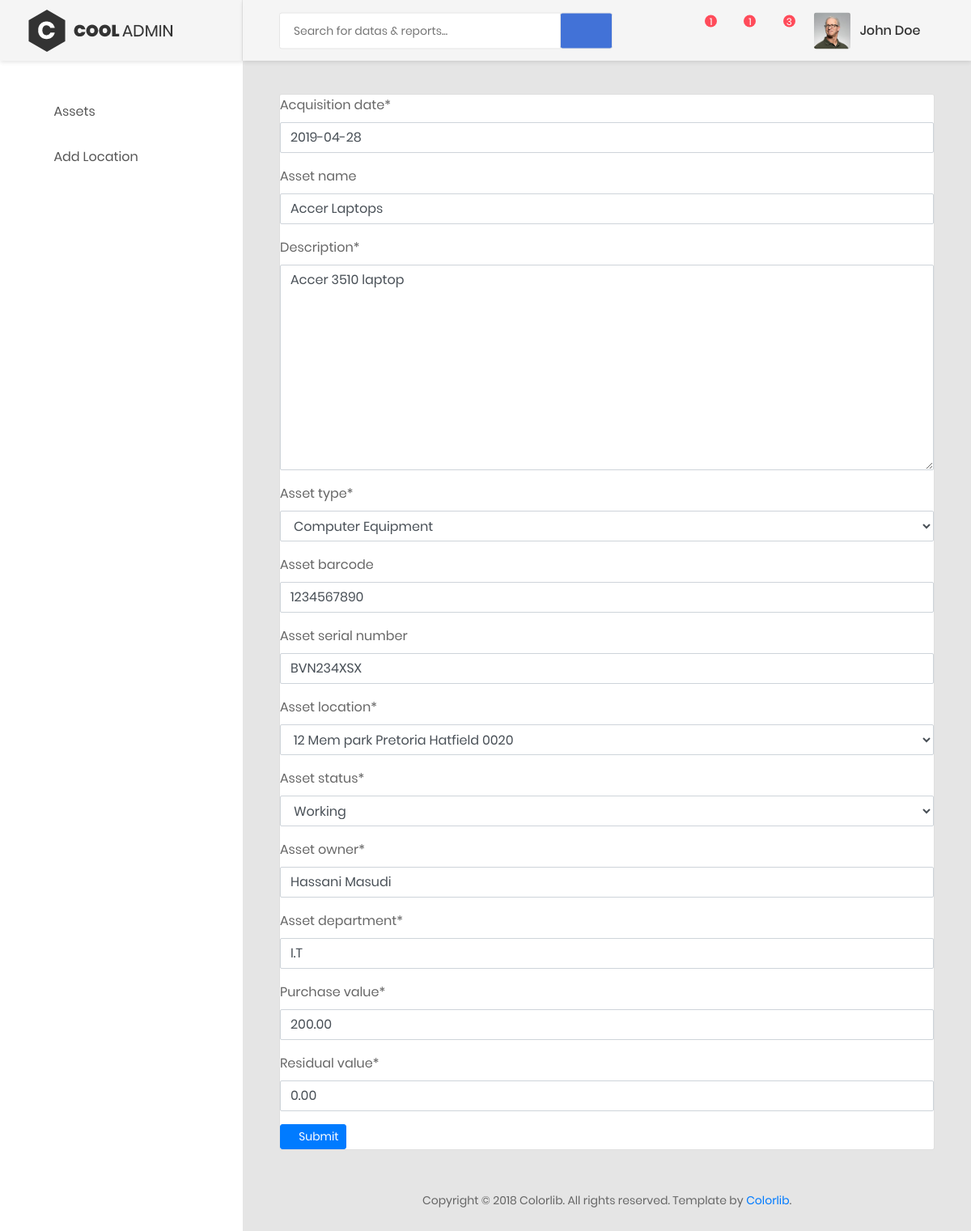
Screenshot of /weblog/asset/1/ with the database file from the repository.
### AMS/models.py (models this page shows, shortened)
class Asset(models.Model):
    ASSET_CHOICES = (
            ('Automobile',   'Automobile'),
            ('AV Equipment', 'AV Equipment'),
            ('Computer Equipment',  'Computer Equipment'),
            ('Office Furniture & Stationary', 'Office Furniture & Stationary'),
        )
    STATUS_CHOICES = (
            ('Working', 'Working'),
            ('Disabled', 'Disabled'),
    )
    Depreciation = (
        ('Straight Line', 'Straight Line'),
        ('Double-Declining Balance', 'Double-Declining Balance'),
        ('Sum of Years', 'Sum of Years'),
    )
    asset_id= models.AutoField(primary_key=True)
    acquisition_date = models.DateField(default=datetime.date.today)
    asset_name =  models.CharField(max_length=50, blank=True, )
    description = models.TextField(max_length=2000)
    asset_type = models.CharField(choices=ASSET_CHOICES, max_length=30)
    asset_barcode = models.CharField(max_length=30, blank=True, )
    asset_serial_number = models.CharField(max_length=80, blank=True, )
    asset_location = models.ForeignKey("Location", on_delete=models.PROTECT)
    asset_status = models.CharField(choices=STATUS_CHOICES, max_length=10)
    asset_owner = models.CharField(max_length=50)
    asset_department = models.CharField(max_length=50)
    added_date = models.DateField(default=datetime.date.today)
    modified_date = models.DateField(default=datetime.date.today)
    purchase_value = models.DecimalField(max_digits=19, decimal_places=2,default=200.00)
    residual_value = models.DecimalField(max_digits=19, decimal_places=2,default=0.00)
    current_value = models.DecimalField(max_digits=19, decimal_places=2, default=200.00)
    life_expectancy = models.IntegerField(default=3)
    depr_model = models.CharField(choices=Depreciation, max_length=30,default='Straight Line')
    currentVal_date = models.DateField(default=datetime.date.today)

### AMS/views.py (the view)
# urls.py: url(r'^asset/(?P<pk>\d+)/',editAsset.as_view(),name='modify')
class editAsset(UpdateView):
    model = Asset
    template_name = 'assets.html'
    form_class = AssetForm
    success_url = '/weblog/assets/'
    def get_object(self, *args, **kwargs):
        asset = get_object_or_404(Asset, pk=self.kwargs['pk'])
        return asset

### AMS/forms.py
class AssetForm(ModelForm):
    class Meta:
        model = Asset
        fields= ['acquisition_date','asset_name','description','asset_type','asset_barcode','asset_serial_number','asset_location','asset_status','asset_owner','asset_department','purchase_value','residual_value']

### AMS/models.py (called while the page is built)
    def __str__(self):
        return self.adress

### AMS/template/assets.html (shortened to what this page needs)
<!DOCTYPE html>
<html lang="en">
<head>
    {% load crispy_forms_tags %}
    {% load static %}
    <link href="{% static 'css/font-face.css' %}" rel="stylesheet" media="all">
    <link href="{% static 'vendor/font-awesome-4.7/css/font-awesome.min.css' %}" rel="stylesheet" media="all">
    <link href="{% static 'vendor/font-awesome-5/css/fontawesome-all.min.css'%}" rel="stylesheet" media="all">
    <link href="{% static 'vendor/mdi-font/css/material-design-iconic-font.min.css'%}" rel="stylesheet" media="all">
    <link href="{% static 'vendor/bootstrap-4.1/bootstrap.min.css' %}" rel="stylesheet" media="all">
    <link href="{% static 'vendor/animsition/animsition.min.css'%}" rel="stylesheet" media="all">
    <link href="{% static 'vendor/bootstrap-progressbar/bootstrap-progressbar-3.3.4.min.css'%}" rel="stylesheet" media="all">
    <link href="{% static 'vendor/wow/animate.css'%}" rel="stylesheet" media="all">
    <link href="{% static 'vendor/css-hamburgers/hamburgers.min.css'%}" rel="stylesheet" media="all">
    <link href="{% static 'vendor/slick/slick.css'%}" rel="stylesheet" media="all">
    <link href="{% static 'vendor/select2/select2.min.css'%}" rel="stylesheet" media="all">
    <link href="{% static 'vendor/perfect-scrollbar/perfect-scrollbar.css'%}" rel="stylesheet" media="all">
    <link href="{% static 'vendor/data-tables/datatables.min.css'%}" rel="stylesheet" media="all">
    <link href="{% static 'vendor/data-tables/dataTables.bootstrap4.min.css'%}" rel="stylesheet" media="all">
    <link href="{% static 'css/theme.css'%}" rel="stylesheet" media="all">
</head>
<body class="animsition">
    <div class="page-wrapper">
        <aside class="menu-sidebar d-none d-lg-block">
            <div class="logo">
                <a href="#">
                    <img src="images/icon/logo.png" alt="Cool Admin" />
                </a>
            </div>
            <div class="menu-sidebar__content js-scrollbar1">
                <nav class="navbar-sidebar">
                    <ul class="list-unstyled navbar__list">
                            <li class="has-sub">
                            <a class="js-arrow" href="#">
                                <i class="fas fa-copy"></i>Assets</a>
                 </li>
                         <li>
                            <a href="{% url 'location'%}">
                                <i class="fas fa-map-marker-alt"></i>Add Location</a>
                        </li>
                    </ul>
                </nav>
            </div>
        </aside>
        <div class="page-container">
            <header class="header-desktop">
                <div class="section__content section__content--p30">
                    <div class="container-fluid">
                        <div class="header-wrap">
                            <form class="form-header" action="" method="POST">
                                <input class="au-input au-input--xl" type="text" name="search" placeholder="Search for datas &amp; reports..." />
                                <button class="au-btn--submit" type="submit">
                                    <i class="zmdi zmdi-search"></i>
                                </button>
                            </form>
                            <div class="header-button">
                                <div class="noti-wrap">
                                    <div class="noti__item js-item-menu">
                                        <i class="zmdi zmdi-comment-more"></i>
                                        <span class="quantity">1</span>
                                    </div>
                                    <div class="noti__item js-item-menu">
                                        <i class="zmdi zmdi-email"></i>
                                        <span class="quantity">1</span>
                                    </div>
                                    <div class="noti__item js-item-menu">
                                        <i class="zmdi zmdi-notifications"></i>
                                        <span class="quantity">3</span>
                                    </div>
                                </div>
                                <div class="account-wrap">
                                    <div class="account-item clearfix js-item-menu">
                                        <div class="image">
                                            <img src="images/icon/avatar-01.jpg" alt="John Doe" />
                                        </div>
                                        <div class="content">
                                            <a class="js-acc-btn" href="#">john doe</a>
                                        </div>
                                    </div>
                                </div>
                            </div>
                        </div>
                    </div>
                </div>
            </header>
            <div class="main-content">
                <div class="section__content section__content--p30">
                    <div class="container-fluid">
                        <div>
                            <div>
                                <div class="card">
                                    <form method="POST">
                                        {{ form|crispy }}
                                        <button type="submit" class="btn btn-primary btn-sm">
                                            <i class="fa fa-dot-circle-o"></i> Submit
                                        </button>
                                    </form>
                                    </div>
                                </div>
                            </div>
                    </div>
                </div>
            </div>
        <div class="row">
                <div class="col-md-12">
                    <div class="copyright">
                        <p>Copyright © 2018 Colorlib. All rights reserved. Template by <a href="https://colorlib.com">Colorlib</a>.</p>
                    </div>
                </div>
            </div>
    </div>
</body>
</html>

### rows the page displays
Asset: acquisition_date "2019-04-28", asset_name "Accer Laptops", description "Accer 3510 laptop", asset_type "Computer Equipment", asset_barcode "1234567890", asset_serial_number "BVN234XSX", asset_location "12 Mem park Pretoria Hatfield 0020", asset_status "Working", asset_owner "Hassani Masudi", asset_department "I.T", purchase_value "200.00", residual_value "0.00"
